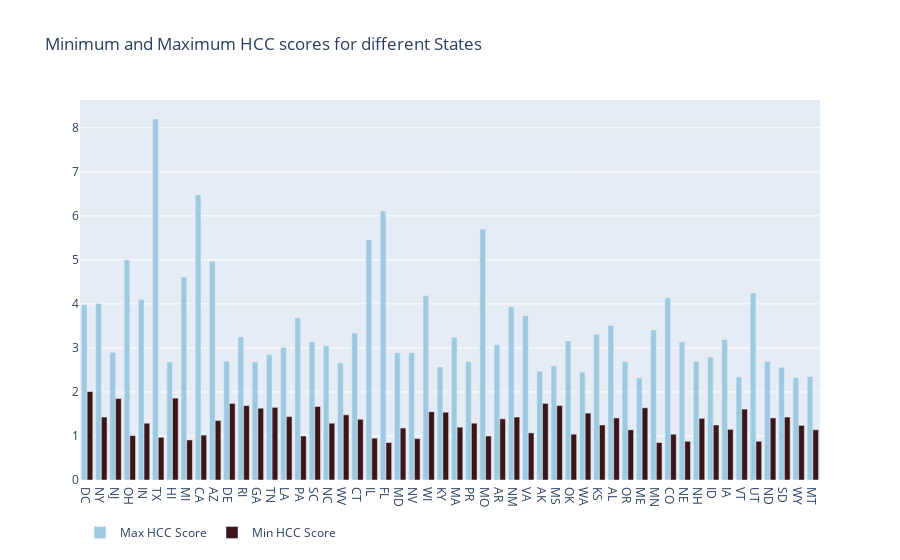

This figure's notebook cell:
### Code cell
trace1 = go.Bar(
    x=response2.state,
    y=response2.max_hcc_score,
    name='Max HCC Score',
    marker=dict(color='rgb(158,202,225)'),
)
trace2 = go.Bar(
    x=response2.state,
    y=response2.min_hcc_score,
    name='Min HCC Score',
    marker=dict(color='rgb(58,22,25)'),
)

data = [trace1, trace2]
layout = go.Layout(
    barmode='group',
    title='Minimum and Maximum HCC scores for different States',
    legend=dict(orientation="h")
)

fig = go.Figure(data=data, layout=layout)
iplot(fig, filename='grouped-bar')

### Figure 1 — Plotly figure (JSON) as saved in the notebook; plotly's stock layout.template omitted (floating-point values rounded to 4 significant figures)
{"data": [{"marker": {"color": "rgb(158,202,225)"}, "name": "Max HCC Score", "type": "bar", "x": ["DC", "NY", "NJ", "OH", "IN", "TX", "HI", "MI", "CA", "AZ", "DE", "RI", "GA", "TN", "LA", "PA", "SC", "NC", "WV", "CT", "IL", "FL", "MD", "NV", "WI", "KY", "MA", "PR", "MO", "AR", "NM", "VA", "AK", "MS", "OK", "WA", "KS", "AL", "OR", "ME", "MN", "CO", "NE", "NH", "ID", "IA", "VT", "UT", "ND", "SD", "WY", "MT"], "y": [3.98, 4.01, 2.9, 5, 4.1, 8.2, 2.68, 4.61, 6.48, 4.97, 2.7, 3.25, 2.68, 2.85, 3.01, 3.68, 3.14, 3.05, 2.66, 3.34, 5.46, 6.11, 2.89, 2.89, 4.19, 2.57, 3.24, 2.69, 5.7, 3.07, 3.94, 3.73, 2.47, 2.59, 3.16, 2.45, 3.31, 3.51, 2.69, 2.32, 3.41, 4.14, 3.14, 2.69, 2.79, 3.19, 2.34, 4.25, 2.69, 2.56, 2.33, 2.35]}, {"marker": {"color": "rgb(58,22,25)"}, "name": "Min HCC Score", "type": "bar", "x": ["DC", "NY", "NJ", "OH", "IN", "TX", "HI", "MI", "CA", "AZ", "DE", "RI", "GA", "TN", "LA", "PA", "SC", "NC", "WV", "CT", "IL", "FL", "MD", "NV", "WI", "KY", "MA", "PR", "MO", "AR", "NM", "VA", "AK", "MS", "OK", "WA", "KS", "AL", "OR", "ME", "MN", "CO", "NE", "NH", "ID", "IA", "VT", "UT", "ND", "SD", "WY", "MT"], "y": [2.01, 1.43, 1.85, 1.01, 1.29, 0.97, 1.86, 0.91, 1.02, 1.35, 1.74, 1.69, 1.63, 1.65, 1.44, 1, 1.67, 1.29, 1.48, 1.38, 0.95, 0.85, 1.18, 0.94, 1.55, 1.54, 1.2, 1.29, 1, 1.39, 1.43, 1.07, 1.74, 1.69, 1.04, 1.52, 1.25, 1.41, 1.14, 1.64, 0.85, 1.04, 0.88, 1.4, 1.25, 1.15, 1.61, 0.88, 1.41, 1.43, 1.24, 1.14]}], "layout": {"barmode": "group", "legend": {"orientation": "h"}, "title": {"text": "Minimum and Maximum HCC scores for different States"}}}
